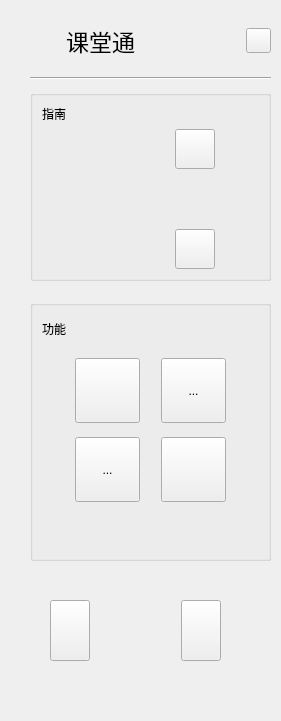
   <widget class="QWidget" name="widget_menu" native="true">
    <property name="geometry">
     <rect>
      <x>0</x>
      <y>0</y>
      <width>281</width>
      <height>721</height>
     </rect>
    </property>
    <widget class="QWidget" name="layoutWidget">
     <property name="geometry">
      <rect>
       <x>30</x>
       <y>10</y>
       <width>241</width>
       <height>61</height>
      </rect>
     </property>
     <layout class="QHBoxLayout" name="horizontalLayout_3">
      <item>
       <widget class="QLabel" name="label_logo">
        <property name="minimumSize">
         <size>
          <width>30</width>
          <height>30</height>
         </size>
        </property>
        <property name="maximumSize">
         <size>
          <width>30</width>
          <height>30</height>
         </size>
        </property>
        <property name="text">
         <string/>
        </property>
       </widget>
      </item>
      <item>
       <widget class="QLabel" name="label_name">
        <property name="font">
         <font>
          <family>Arial Rounded MT Bold</family>
          <pointsize>17</pointsize>
          <bold>false</bold>
         </font>
        </property>
        <property name="text">
         <string>课堂通</string>
        </property>
        <property name="alignment">
         <set>Qt::AlignCenter</set>
        </property>
       </widget>
      </item>
      <item>
       <spacer name="horizontalSpacer_2">
        <property name="orientation">
         <enum>Qt::Horizontal</enum>
        </property>
        <property name="sizeHint" stdset="0">
         <size>
          <width>48</width>
          <height>17</height>
         </size>
        </property>
       </spacer>
      </item>
      <item>
       <widget class="QPushButton" name="btn_personal_homePage">
        <property name="sizePolicy">
         <sizepolicy hsizetype="Minimum" vsizetype="Fixed">
          <horstretch>0</horstretch>
          <verstretch>0</verstretch>
         </sizepolicy>
        </property>
        <property name="minimumSize">
         <size>
          <width>25</width>
          <height>25</height>
         </size>
        </property>
        <property name="maximumSize">
         <size>
          <width>25</width>
          <height>25</height>
         </size>
        </property>
        <property name="sizeIncrement">
         <size>
          <width>20</width>
          <height>20</height>
         </size>
        </property>
        <property name="text">
         <string/>
        </property>
        <property name="icon">
         <iconset>
          <normaloff>:/images/UI/personalCenter.png</normaloff>:/images/UI/personalCenter.png</iconset>
        </property>
        <property name="iconSize">
         <size>
          <width>20</width>
          <height>20</height>
         </size>
        </property>
       </widget>
      </item>
     </layout>
    </widget>
    <widget class="Line" name="line">
     <property name="geometry">
      <rect>
       <x>30</x>
       <y>70</y>
       <width>241</width>
       <height>16</height>
      </rect>
     </property>
     <property name="orientation">
      <enum>Qt::Horizontal</enum>
     </property>
    </widget>
    <widget class="QGroupBox" name="groupBox">
     <property name="geometry">
      <rect>
       <x>30</x>
       <y>90</y>
       <width>241</width>
       <height>191</height>
      </rect>
     </property>
     <property name="title">
      <string/>
     </property>
     <property name="alignment">
      <set>Qt::AlignLeading|Qt::AlignLeft|Qt::AlignTop</set>
     </property>
     <property name="flat">
      <bool>true</bool>
     </property>
     <layout class="QGridLayout" name="gridLayout_2">
      <item row="1" column="0">
       <layout class="QHBoxLayout" name="horizontalLayout_4">
        <item>
         <spacer name="horizontalSpacer_5">
          <property name="orientation">
           <enum>Qt::Horizontal</enum>
          </property>
          <property name="sizeHint" stdset="0">
           <size>
            <width>20</width>
            <height>20</height>
           </size>
          </property>
         </spacer>
        </item>
        <item>
         <widget class="QLabel" name="label_about">
          <property name="minimumSize">
           <size>
            <width>40</width>
            <height>40</height>
           </size>
          </property>
          <property name="text">
           <string/>
          </property>
          <property name="pixmap">
           <pixmap>:/images/UI/zhinan1.png</pixmap>
          </property>
         </widget>
        </item>
        <item>
         <spacer name="horizontalSpacer_3">
          <property name="orientation">
           <enum>Qt::Horizontal</enum>
          </property>
          <property name="sizeHint" stdset="0">
           <size>
            <width>40</width>
            <height>20</height>
           </size>
          </property>
         </spacer>
        </item>
        <item>
         <widget class="QPushButton" name="btn_introduction">
          <property name="minimumSize">
           <size>
            <width>0</width>
            <height>0</height>
           </size>
          </property>
          <property name="maximumSize">
           <size>
            <width>60</width>
            <height>111</height>
           </size>
          </property>
          <property name="toolTip">
           <string>使用指南</string>
          </property>
          <property name="text">
           <string/>
          </property>
          <property name="icon">
           <iconset>
            <normaloff>:/images/UI/chooseZhinan.png</normaloff>:/images/UI/chooseZhinan.png</iconset>
          </property>
          <property name="iconSize">
           <size>
            <width>25</width>
            <height>25</height>
           </size>
          </property>
         </widget>
        </item>
        <item>
         <spacer name="horizontalSpacer_6">
          <property name="orientation">
           <enum>Qt::Horizontal</enum>
          </property>
          <property name="sizeHint" stdset="0">
           <size>
            <width>20</width>
            <height>20</height>
           </size>
          </property>
         </spacer>
        </item>
       </layout>
      </item>
      <item row="2" column="0">
       <spacer name="verticalSpacer">
        <property name="orientation">
         <enum>Qt::Vertical</enum>
        </property>
        <property name="sizeHint" stdset="0">
         <size>
          <width>20</width>
          <height>40</height>
         </size>
        </property>
       </spacer>
      </item>
      <item row="3" column="0">
       <layout class="QHBoxLayout" name="horizontalLayout_5">
        <item>
         <spacer name="horizontalSpacer_7">
          <property name="orientation">
           <enum>Qt::Horizontal</enum>
          </property>
          <property name="sizeHint" stdset="0">
           <size>
            <width>20</width>
            <height>20</height>
           </size>
          </property>
         </spacer>
        </item>
        <item>
         <widget class="QLabel" name="label_introduction">
          <property name="minimumSize">
           <size>
            <width>40</width>
            <height>40</height>
           </size>
          </property>
          <property name="text">
           <string/>
          </property>
          <property name="pixmap">
           <pixmap>:/images/UI/aboutUs.png</pixmap>
          </property>
         </widget>
        </item>
        <item>
         <spacer name="horizontalSpacer_4">
          <property name="orientation">
           <enum>Qt::Horizontal</enum>
          </property>
          <property name="sizeHint" stdset="0">
           <size>
            <width>40</width>
            <height>20</height>
           </size>
          </property>
         </spacer>
        </item>
        <item>
         <widget class="QPushButton" name="btn_about">
          <property name="minimumSize">
           <size>
            <width>0</width>
            <height>0</height>
           </size>
          </property>
          <property name="maximumSize">
           <size>
            <width>111</width>
            <height>111</height>
           </size>
          </property>
          <property name="toolTip">
           <string>关于软件</string>
          </property>
          <property name="text">
           <string/>
          </property>
          <property name="icon">
           <iconset>
            <normaloff>:/images/UI/qt.png</normaloff>:/images/UI/qt.png</iconset>
          </property>
          <property name="iconSize">
           <size>
            <width>25</width>
            <height>25</height>
           </size>
          </property>
         </widget>
        </item>
        <item>
         <spacer name="horizontalSpacer_12">
          <property name="orientation">
           <enum>Qt::Horizontal</enum>
          </property>
          <property name="sizeHint" stdset="0">
           <size>
            <width>20</width>
            <height>20</height>
           </size>
          </property>
         </spacer>
        </item>
       </layout>
      </item>
      <item row="0" column="0">
       <widget class="QLabel" name="label_func">
        <property name="text">
         <string>指南</string>
        </property>
       </widget>
      </item>
     </layout>
    </widget>
    <widget class="QGroupBox" name="groupBox_2">
     <property name="geometry">
      <rect>
       <x>30</x>
       <y>300</y>
       <width>241</width>
       <height>261</height>
      </rect>
     </property>
     <property name="title">
      <string/>
     </property>
     <widget class="QWidget" name="layoutWidget">
      <property name="geometry">
       <rect>
        <x>30</x>
        <y>50</y>
        <width>181</width>
        <height>161</height>
       </rect>
      </property>
      <layout class="QGridLayout" name="gridLayout">
       <item row="0" column="0">
        <widget class="QToolButton" name="toolBtn_screenShot">
         <property name="minimumSize">
          <size>
           <width>65</width>
           <height>65</height>
          </size>
         </property>
         <property name="maximumSize">
          <size>
           <width>65</width>
           <height>65</height>
          </size>
         </property>
         <property name="contextMenuPolicy">
          <enum>Qt::DefaultContextMenu</enum>
         </property>
         <property name="acceptDrops">
          <bool>false</bool>
         </property>
         <property name="toolTip">
          <string>截屏</string>
         </property>
         <property name="inputMethodHints">
          <set>Qt::ImhNone</set>
         </property>
         <property name="text">
          <string/>
         </property>
         <property name="icon">
          <iconset>
           <normaloff>:/images/UI/screenShot.png</normaloff>:/images/UI/screenShot.png</iconset>
         </property>
         <property name="iconSize">
          <size>
           <width>40</width>
           <height>40</height>
          </size>
         </property>
         <property name="toolButtonStyle">
          <enum>Qt::ToolButtonTextUnderIcon</enum>
         </property>
        </widget>
       </item>
       <item row="1" column="1">
        <widget class="QToolButton" name="btn_playMusic">
         <property name="minimumSize">
          <size>
           <width>65</width>
           <height>65</height>
          </size>
         </property>
         <property name="maximumSize">
          <size>
           <width>65</width>
           <height>65</height>
          </size>
         </property>
         <property name="toolTip">
          <string>打开音乐</string>
         </property>
         <property name="text">
          <string/>
         </property>
         <property name="icon">
          <iconset>
           <normaloff>:/images/UI/music.png</normaloff>:/images/UI/music.png</iconset>
         </property>
         <property name="iconSize">
          <size>
           <width>40</width>
           <height>40</height>
          </size>
         </property>
         <property name="toolButtonStyle">
          <enum>Qt::ToolButtonTextUnderIcon</enum>
         </property>
        </widget>
       </item>
       <item row="0" column="1">
        <widget class="QToolButton" name="btn_videoPlayback">
         <property name="minimumSize">
          <size>
           <width>65</width>
           <height>65</height>
          </size>
         </property>
         <property name="maximumSize">
          <size>
           <width>65</width>
           <height>65</height>
          </size>
         </property>
         <property name="toolTip">
          <string>打开视频</string>
         </property>
         <property name="text">
          <string>...</string>
         </property>
         <property name="icon">
          <iconset>
           <normaloff>:/images/UI/Video.png</normaloff>:/images/UI/Video.png</iconset>
         </property>
         <property name="iconSize">
          <size>
           <width>40</width>
           <height>40</height>
          </size>
         </property>
        </widget>
       </item>
       <item row="1" column="0">
        <widget class="QToolButton" name="btn_ScreenRecording">
         <property name="minimumSize">
          <size>
           <width>65</width>
           <height>65</height>
          </size>
         </property>
         <property name="toolTip">
          <string>开始录像</string>
         </property>
         <property name="text">
          <string>...</string>
         </property>
         <property name="icon">
          <iconset>
           <normaloff>:/images/UI/record.png</normaloff>:/images/UI/record.png</iconset>
         </property>
         <property name="iconSize">
          <size>
           <width>40</width>
           <height>40</height>
          </size>
         </property>
        </widget>
       </item>
      </layout>
     </widget>
     <widget class="QLabel" name="label_title">
      <property name="geometry">
       <rect>
        <x>12</x>
        <y>19</y>
        <width>211</width>
        <height>19</height>
       </rect>
      </property>
      <property name="text">
       <string>功能</string>
      </property>
     </widget>
    </widget>
    <widget class="QWidget" name="layoutWidget">
     <property name="geometry">
      <rect>
       <x>50</x>
       <y>600</y>
       <width>171</width>
       <height>61</height>
      </rect>
     </property>
     <layout class="QGridLayout" name="gridLayout_3">
      <item row="0" column="0">
       <widget class="QPushButton" name="btn_scaledToSmall">
        <property name="minimumSize">
         <size>
          <width>35</width>
          <height>35</height>
         </size>
        </property>
        <property name="maximumSize">
         <size>
          <width>80</width>
          <height>80</height>
         </size>
        </property>
        <property name="toolTip">
         <string>最小化</string>
        </property>
        <property name="text">
         <string/>
        </property>
        <property name="icon">
         <iconset>
          <normaloff>:/images/UI/small.png</normaloff>:/images/UI/small.png</iconset>
        </property>
        <property name="iconSize">
         <size>
          <width>16</width>
          <height>16</height>
         </size>
        </property>
       </widget>
      </item>
      <item row="0" column="2">
       <widget class="QPushButton" name="btn_quit">
        <property name="minimumSize">
         <size>
          <width>40</width>
          <height>40</height>
         </size>
        </property>
        <property name="maximumSize">
         <size>
          <width>80</width>
          <height>80</height>
         </size>
        </property>
        <property name="toolTip">
         <string>退出</string>
        </property>
        <property name="text">
         <string/>
        </property>
        <property name="icon">
         <iconset>
          <normaloff>:/images/UI/quit.png</normaloff>:/images/UI/quit.png</iconset>
        </property>
        <property name="iconSize">
         <size>
          <width>16</width>
          <height>16</height>
         </size>
        </property>
       </widget>
      </item>
      <item row="0" column="1">
       <spacer name="horizontalSpacer_13">
        <property name="orientation">
         <enum>Qt::Horizontal</enum>
        </property>
        <property name="sizeHint" stdset="0">
         <size>
          <width>20</width>
          <height>20</height>
         </size>
        </property>
       </spacer>
      </item>
     </layout>
    </widget>
   </widget>
